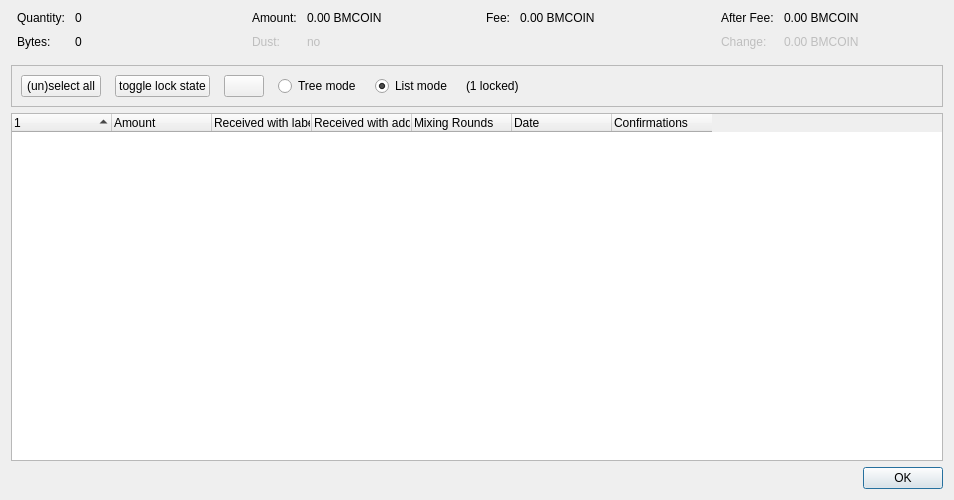
<?xml version="1.0" encoding="UTF-8"?>
<ui version="4.0">
 <class>CoinControlDialog</class>
 <widget class="QDialog" name="CoinControlDialog">
  <property name="geometry">
   <rect>
    <x>0</x>
    <y>0</y>
    <width>954</width>
    <height>500</height>
   </rect>
  </property>
  <property name="windowTitle">
   <string>Coin Selection</string>
  </property>
  <layout class="QVBoxLayout" name="verticalLayout">
   <item>
    <layout class="QHBoxLayout" name="horizontalLayoutTop" stretch="0,0,0,0">
     <property name="topMargin">
      <number>0</number>
     </property>
     <property name="bottomMargin">
      <number>10</number>
     </property>
     <item>
      <layout class="QFormLayout" name="formLayoutCoinControl1">
       <property name="horizontalSpacing">
        <number>10</number>
       </property>
       <property name="verticalSpacing">
        <number>10</number>
       </property>
       <property name="leftMargin">
        <number>6</number>
       </property>
       <property name="rightMargin">
        <number>6</number>
       </property>
       <item row="0" column="0">
        <widget class="QLabel" name="labelCoinControlQuantityText">
         <property name="text">
          <string>Quantity:</string>
         </property>
        </widget>
       </item>
       <item row="0" column="1">
        <widget class="QLabel" name="labelCoinControlQuantity">
         <property name="cursor">
          <cursorShape>IBeamCursor</cursorShape>
         </property>
         <property name="contextMenuPolicy">
          <enum>Qt::ActionsContextMenu</enum>
         </property>
         <property name="text">
          <string notr="true">0</string>
         </property>
         <property name="textInteractionFlags">
          <set>Qt::LinksAccessibleByMouse|Qt::TextSelectableByKeyboard|Qt::TextSelectableByMouse</set>
         </property>
        </widget>
       </item>
       <item row="1" column="0">
        <widget class="QLabel" name="labelCoinControlBytesText">
         <property name="text">
          <string>Bytes:</string>
         </property>
        </widget>
       </item>
       <item row="1" column="1">
        <widget class="QLabel" name="labelCoinControlBytes">
         <property name="cursor">
          <cursorShape>IBeamCursor</cursorShape>
         </property>
         <property name="contextMenuPolicy">
          <enum>Qt::ActionsContextMenu</enum>
         </property>
         <property name="text">
          <string notr="true">0</string>
         </property>
         <property name="textInteractionFlags">
          <set>Qt::LinksAccessibleByMouse|Qt::TextSelectableByKeyboard|Qt::TextSelectableByMouse</set>
         </property>
        </widget>
       </item>
      </layout>
     </item>
     <item>
      <layout class="QFormLayout" name="formLayoutCoinControl2">
       <property name="horizontalSpacing">
        <number>10</number>
       </property>
       <property name="verticalSpacing">
        <number>10</number>
       </property>
       <property name="leftMargin">
        <number>6</number>
       </property>
       <property name="rightMargin">
        <number>6</number>
       </property>
       <item row="0" column="0">
        <widget class="QLabel" name="labelCoinControlAmountText">
         <property name="text">
          <string>Amount:</string>
         </property>
        </widget>
       </item>
       <item row="0" column="1">
        <widget class="QLabel" name="labelCoinControlAmount">
         <property name="cursor">
          <cursorShape>IBeamCursor</cursorShape>
         </property>
         <property name="contextMenuPolicy">
          <enum>Qt::ActionsContextMenu</enum>
         </property>
         <property name="text">
          <string notr="true">0.00 BMCOIN</string>
         </property>
         <property name="textInteractionFlags">
          <set>Qt::LinksAccessibleByMouse|Qt::TextSelectableByKeyboard|Qt::TextSelectableByMouse</set>
         </property>
        </widget>
       </item>
       <item row="1" column="0">
        <widget class="QLabel" name="labelCoinControlLowOutputText">
         <property name="enabled">
          <bool>false</bool>
         </property>
         <property name="text">
          <string>Dust:</string>
         </property>
        </widget>
       </item>
       <item row="1" column="1">
        <widget class="QLabel" name="labelCoinControlLowOutput">
         <property name="enabled">
          <bool>false</bool>
         </property>
         <property name="cursor">
          <cursorShape>IBeamCursor</cursorShape>
         </property>
         <property name="contextMenuPolicy">
          <enum>Qt::ActionsContextMenu</enum>
         </property>
         <property name="text">
          <string notr="true">no</string>
         </property>
         <property name="textInteractionFlags">
          <set>Qt::LinksAccessibleByMouse|Qt::TextSelectableByKeyboard|Qt::TextSelectableByMouse</set>
         </property>
        </widget>
       </item>
      </layout>
     </item>
     <item>
      <layout class="QFormLayout" name="formLayoutCoinControl3">
       <property name="horizontalSpacing">
        <number>10</number>
       </property>
       <property name="verticalSpacing">
        <number>10</number>
       </property>
       <property name="leftMargin">
        <number>6</number>
       </property>
       <property name="rightMargin">
        <number>6</number>
       </property>
       <item row="0" column="0">
        <widget class="QLabel" name="labelCoinControlFeeText">
         <property name="text">
          <string>Fee:</string>
         </property>
        </widget>
       </item>
       <item row="0" column="1">
        <widget class="QLabel" name="labelCoinControlFee">
         <property name="cursor">
          <cursorShape>IBeamCursor</cursorShape>
         </property>
         <property name="contextMenuPolicy">
          <enum>Qt::ActionsContextMenu</enum>
         </property>
         <property name="text">
          <string notr="true">0.00 BMCOIN</string>
         </property>
         <property name="textInteractionFlags">
          <set>Qt::LinksAccessibleByMouse|Qt::TextSelectableByKeyboard|Qt::TextSelectableByMouse</set>
         </property>
        </widget>
       </item>
      </layout>
     </item>
     <item>
      <layout class="QFormLayout" name="formLayoutCoinControl4">
       <property name="horizontalSpacing">
        <number>10</number>
       </property>
       <property name="verticalSpacing">
        <number>10</number>
       </property>
       <property name="leftMargin">
        <number>6</number>
       </property>
       <property name="rightMargin">
        <number>6</number>
       </property>
       <item row="0" column="0">
        <widget class="QLabel" name="labelCoinControlAfterFeeText">
         <property name="text">
          <string>After Fee:</string>
         </property>
        </widget>
       </item>
       <item row="0" column="1">
        <widget class="QLabel" name="labelCoinControlAfterFee">
         <property name="cursor">
          <cursorShape>IBeamCursor</cursorShape>
         </property>
         <property name="contextMenuPolicy">
          <enum>Qt::ActionsContextMenu</enum>
         </property>
         <property name="text">
          <string notr="true">0.00 BMCOIN</string>
         </property>
         <property name="textInteractionFlags">
          <set>Qt::LinksAccessibleByMouse|Qt::TextSelectableByKeyboard|Qt::TextSelectableByMouse</set>
         </property>
        </widget>
       </item>
       <item row="1" column="0">
        <widget class="QLabel" name="labelCoinControlChangeText">
         <property name="enabled">
          <bool>false</bool>
         </property>
         <property name="text">
          <string>Change:</string>
         </property>
        </widget>
       </item>
       <item row="1" column="1">
        <widget class="QLabel" name="labelCoinControlChange">
         <property name="enabled">
          <bool>false</bool>
         </property>
         <property name="cursor">
          <cursorShape>IBeamCursor</cursorShape>
         </property>
         <property name="contextMenuPolicy">
          <enum>Qt::ActionsContextMenu</enum>
         </property>
         <property name="text">
          <string notr="true">0.00 BMCOIN</string>
         </property>
         <property name="textInteractionFlags">
          <set>Qt::LinksAccessibleByMouse|Qt::TextSelectableByKeyboard|Qt::TextSelectableByMouse</set>
         </property>
        </widget>
       </item>
      </layout>
     </item>
    </layout>
   </item>
   <item>
    <widget class="QFrame" name="frame">
     <property name="minimumSize">
      <size>
       <width>0</width>
       <height>40</height>
      </size>
     </property>
     <property name="frameShape">
      <enum>QFrame::StyledPanel</enum>
     </property>
     <property name="frameShadow">
      <enum>QFrame::Sunken</enum>
     </property>
     <layout class="QHBoxLayout" name="horizontalLayout">
      <item>
       <layout class="QHBoxLayout" name="horizontalLayoutPanel" stretch="0,0,0,0,0,0,0">
        <property name="spacing">
         <number>14</number>
        </property>
        <item>
         <widget class="QPushButton" name="pushButtonSelectAll">
          <property name="sizePolicy">
           <sizepolicy hsizetype="Maximum" vsizetype="Fixed">
            <horstretch>0</horstretch>
            <verstretch>0</verstretch>
           </sizepolicy>
          </property>
          <property name="text">
           <string>(un)select all</string>
          </property>
          <property name="autoDefault">
           <bool>false</bool>
          </property>
         </widget>
        </item>
        <item>
         <widget class="QPushButton" name="pushButtonToggleLock">
          <property name="sizePolicy">
           <sizepolicy hsizetype="Maximum" vsizetype="Fixed">
            <horstretch>0</horstretch>
            <verstretch>0</verstretch>
           </sizepolicy>
          </property>
          <property name="text">
           <string>toggle lock state</string>
          </property>
          <property name="autoDefault">
           <bool>false</bool>
          </property>
         </widget>
        </item>
        <item>
         <widget class="QPushButton" name="hideButton">
          <property name="sizePolicy">
           <sizepolicy hsizetype="Maximum" vsizetype="Fixed">
            <horstretch>0</horstretch>
            <verstretch>0</verstretch>
           </sizepolicy>
          </property>
          <property name="text">
           <string/>
          </property>
          <property name="autoDefault">
           <bool>false</bool>
          </property>
         </widget>
        </item>
        <item>
         <widget class="QRadioButton" name="radioTreeMode">
          <property name="sizePolicy">
           <sizepolicy hsizetype="Maximum" vsizetype="Fixed">
            <horstretch>0</horstretch>
            <verstretch>0</verstretch>
           </sizepolicy>
          </property>
          <property name="text">
           <string>Tree mode</string>
          </property>
         </widget>
        </item>
        <item>
         <widget class="QRadioButton" name="radioListMode">
          <property name="sizePolicy">
           <sizepolicy hsizetype="Maximum" vsizetype="Fixed">
            <horstretch>0</horstretch>
            <verstretch>0</verstretch>
           </sizepolicy>
          </property>
          <property name="text">
           <string>List mode</string>
          </property>
          <property name="checked">
           <bool>true</bool>
          </property>
         </widget>
        </item>
        <item>
         <widget class="QLabel" name="labelLocked">
          <property name="text">
           <string>(1 locked)</string>
          </property>
         </widget>
        </item>
        <item>
         <spacer name="horizontalSpacer">
          <property name="orientation">
           <enum>Qt::Horizontal</enum>
          </property>
          <property name="sizeHint" stdset="0">
           <size>
            <width>40</width>
            <height>20</height>
           </size>
          </property>
         </spacer>
        </item>
       </layout>
      </item>
     </layout>
    </widget>
   </item>
   <item>
    <widget class="CoinControlTreeWidget" name="treeWidget">
     <property name="contextMenuPolicy">
      <enum>Qt::CustomContextMenu</enum>
     </property>
     <property name="sortingEnabled">
      <bool>false</bool>
     </property>
     <property name="columnCount">
      <number>7</number>
     </property>
     <attribute name="headerShowSortIndicator" stdset="0">
      <bool>true</bool>
     </attribute>
     <attribute name="headerStretchLastSection">
      <bool>false</bool>
     </attribute>
     <column>
      <property name="text">
       <string/>
      </property>
     </column>
     <column>
      <property name="text">
       <string>Amount</string>
      </property>
     </column>
     <column>
      <property name="text">
       <string>Received with label</string>
      </property>
     </column>
     <column>
      <property name="text">
       <string>Received with address</string>
      </property>
     </column>
     <column>
      <property name="text">
       <string>Mixing Rounds</string>
      </property>
     </column>
     <column>
      <property name="text">
       <string>Date</string>
      </property>
     </column>
     <column>
      <property name="text">
       <string>Confirmations</string>
      </property>
      <property name="toolTip">
       <string>Confirmed</string>
      </property>
     </column>
    </widget>
   </item>
   <item>
    <widget class="QDialogButtonBox" name="buttonBox">
     <property name="orientation">
      <enum>Qt::Horizontal</enum>
     </property>
     <property name="standardButtons">
      <set>QDialogButtonBox::Ok</set>
     </property>
    </widget>
   </item>
  </layout>
 </widget>
 <customwidgets>
  <customwidget>
   <class>CoinControlTreeWidget</class>
   <extends>QTreeWidget</extends>
   <header>qt/coincontroltreewidget.h</header>
  </customwidget>
 </customwidgets>
 <resources/>
 <connections/>
</ui>
